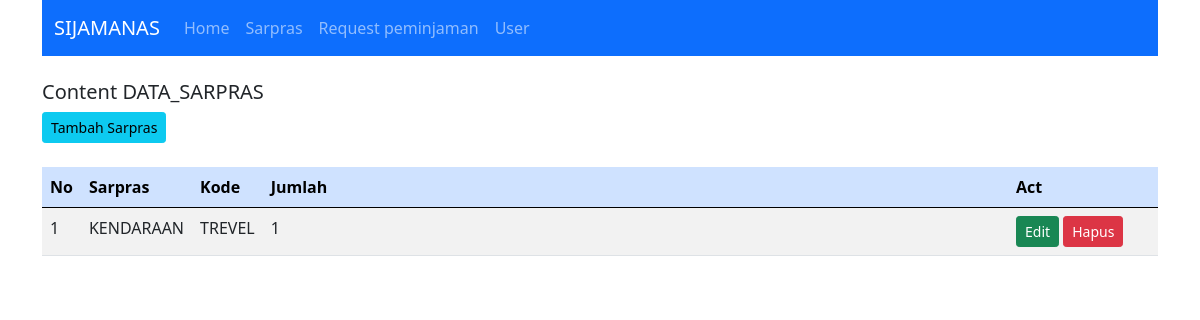
Screenshot of /index.php?target=data_sarpras with the database file from the repository.
### tables this page shows
CREATE TABLE `data_sarpras` (
  `Sarpras` varchar(20) NOT NULL,
  `kode` varchar(20) NOT NULL,
  `Jumlah` varchar(20) NOT NULL
);

### autoload.php (called while the page is built, shortened)
<?php
function autoload($class)
{
    $file = $class . ".php";
}

### Config/Query_builder.php (called while the page is built, shortened)
<?php
class Query_builder implements Query
{
    private $v_db, $v_table, $v_select, $v_join, $v_where, $v_order_by, $v_query,
        $v_insert, $v_update, $v_delete;
    public function __construct($dataKoneksi)
    {
        $this->v_db = new \mysqli($dataKoneksi['host'], $dataKoneksi['user'], $dataKoneksi['password'], $dataKoneksi['dbname']);
    }
    public function table($table)
    {
        $this->v_table = $table;
        return $this;
    }
    public function get()
    {
        $this->v_query = "SELECT ";
        if (!empty($this->v_select)) {
            $this->v_query .= $this->v_select . " ";
        } else {
            $this->v_query .= " * ";
        }
        $this->v_query .= " FROM " . $this->v_table . " ";
        return $this;
    }
    public function resultArray()
    {
        $data = $this->v_db->query($this->v_query);
        while ($row = $data->fetch_array()) {
            $rows[] = $row;
        }
        return $rows;
    }
}

### Master/Datasarpras.php (the view, shortened to what this page needs)
<?php
class DataSarpras {
    private $db;
    public function __construct($con)
    {
        $this->db = new Query_builder($con);
    }
    public function index (){
        $data = $this->db->table('data_sarpras')->get()->resultArray();
        $res = ' <a href="?target=data_sarpras&act=tambah_data_sarpras" class="btn btn-info btn-sm">Tambah Sarpras</a>
    <br><br>
    <div class="table-responsive">
        <table class="table table-striped">
            <thead class="table-primary">
                <tr>
                <th>No</th>
                    <th>Sarpras</th>
                    <th>Kode</th>
                    <th>Jumlah</th>
                    <th>Act</th>
                </tr>
            </thead>
            <tbody>';
            $no = 1;
            foreach ($data as $r) {
                $res .= '<tr>
                        <td width="10">' . $no . '</td>
                        <td width="100">' . $r['Sarpras'] . '</td>
                        <td width="50">' . $r['kode'] . '</td>
                        <td>' . $r['Jumlah'] . '</td>
                        <td width="150">
                            <a href="?target=data_sarpras&act=edit_data_sarpras&id=' . $r['Sarpras'] . '" class="btn btn-success btn-sm">
                                Edit
                            </a>
                            <a href="?target=data_sarpras&act=delete_data_sarpras&id=' . $r['Sarpras'] . '" class="btn btn-danger btn-sm">
                                Hapus
                            </a>
                        </td>
                    </tr>';
                $no++;
            }
            $res .= '</tbody></table></div>';
            return $res;
    }
}

### rows the page displays
data_sarpras: Sarpras "KENDARAAN", kode "TREVEL", Jumlah "1"

### other values shown
$r['text'] "Home"
$r['text'] "Sarpras"
$r['text'] "Request peminjaman"
$r['text'] "User"
$target "DATA_SARPRAS"
